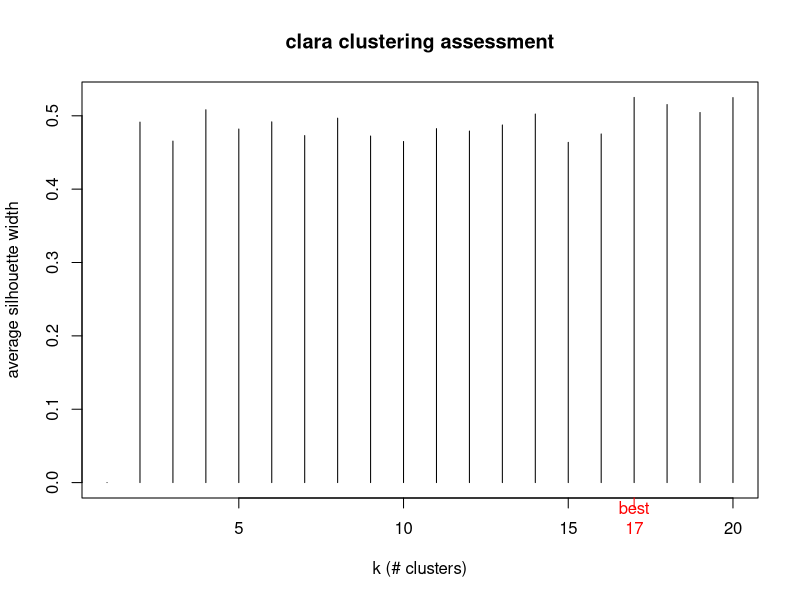

The R source for this figure:
#!/usr/bin/Rscript

library('cluster')

asw <- numeric(20) 
x <- read.csv("clusters_input.csv")

for (k in 2:20) {
  asw[k] <- clara(x, k)$silinfo$avg.width 
  cat("silhoutte coefficient for ",k," clusters : ", asw[k], "\n")
} 

k.best <- which.max(asw)
cat("silhouette-optimal number of clusters:", k.best, "\n")

cl <- clara(x,9)$cluster

for (k in 1:length(cl)) {
  cat(cl[k],"\n")
}
plot(1:20, asw, type= "h", main = "clara clustering assessment",xlab= "k (# clusters)", ylab = "average silhouette width") 
axis(1, k.best, paste("best",k.best,sep="\n"), col = "red", col.axis = "red")

